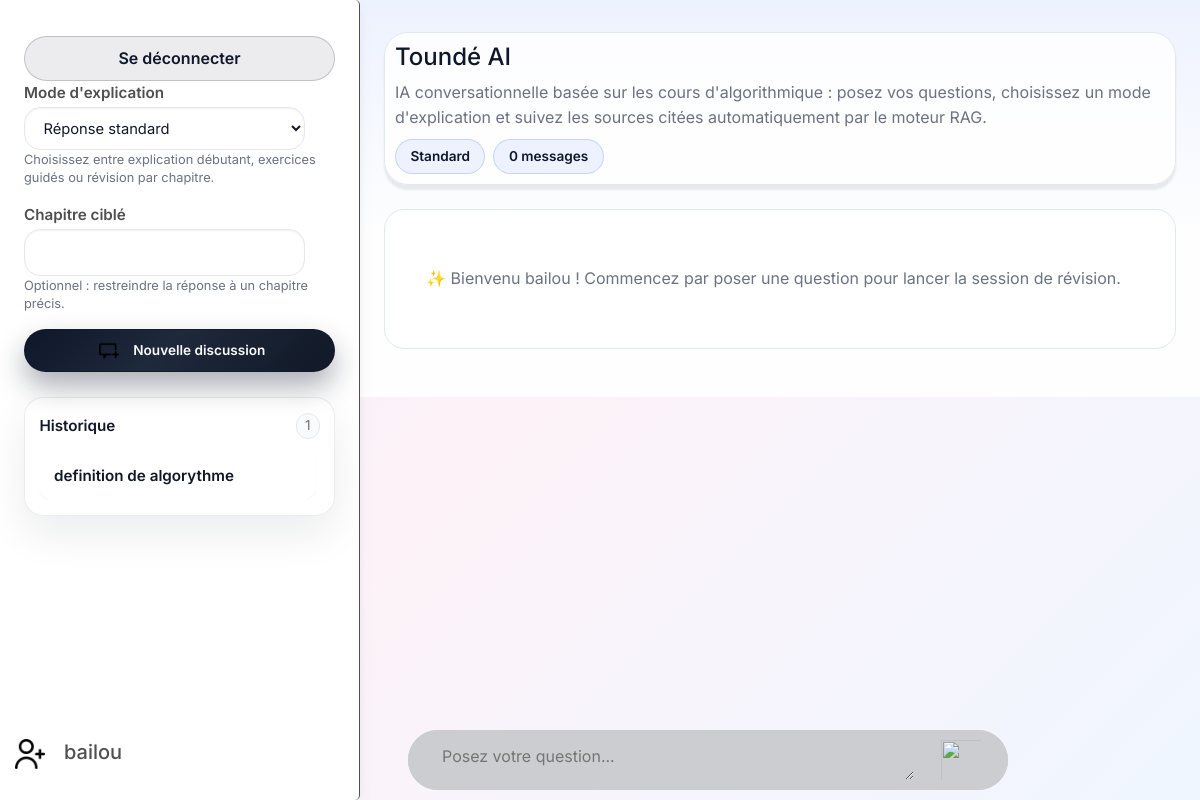
The app's page / (signed in), older data.
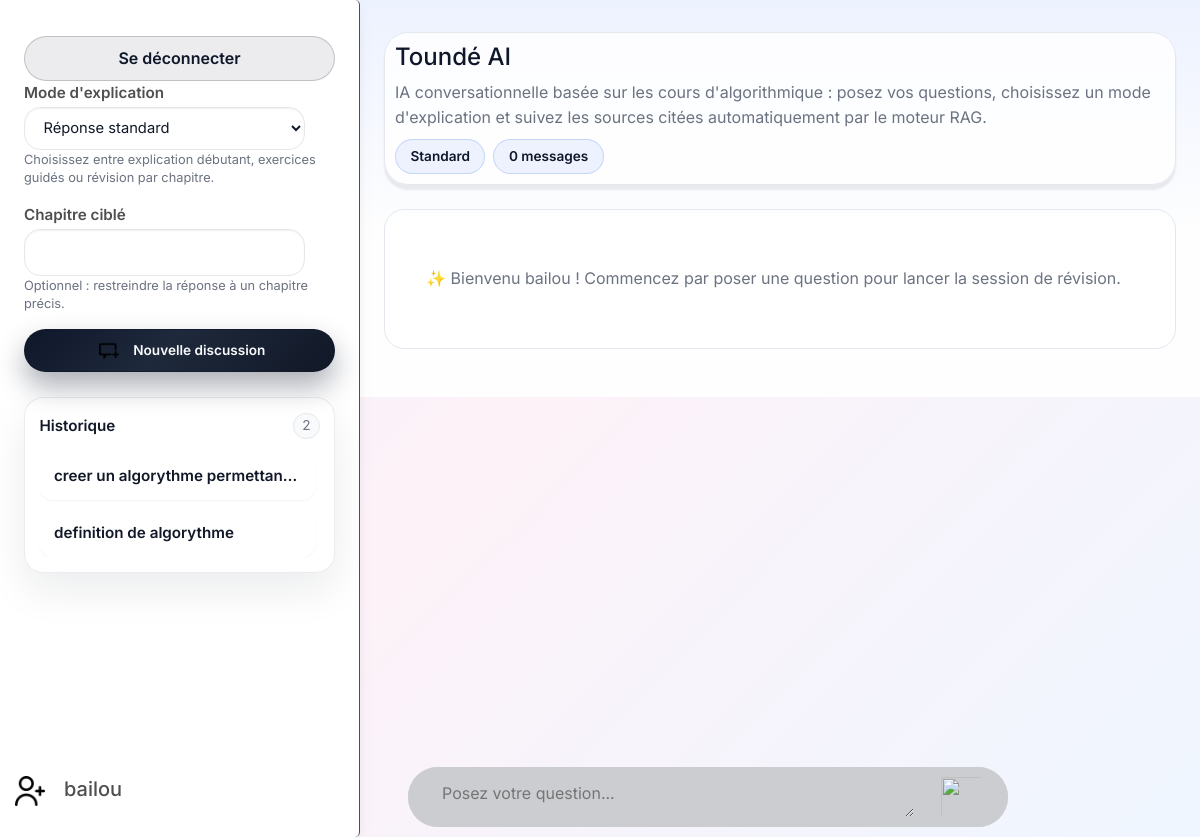
The same page, newer data.
### chatbot/models.py (models this page shows, shortened)
class Conversation(models.Model):
    class Mode(models.TextChoices):
        STANDARD = "standard", "Réponse standard"
        BEGINNER = "beginner", "Explication débutant"
        EXERCISE = "exercise", "Exercices générés"
        REVIEW = "review", "Révision par chapitre"
    id = models.UUIDField(primary_key=True, default=uuid.uuid4, editable=False)
    user = models.ForeignKey(
        settings.AUTH_USER_MODEL,
        on_delete=models.SET_NULL,
        null=True,
        blank=True,
        related_name="conversations",
    )
    mode = models.CharField(
        max_length=32,
        choices=Mode.choices,
        default=Mode.STANDARD,
    )
    me=models.ForeignKey(User,on_delete=models.CASCADE,related_name="me",null=True,blank=True,)
    title=models.CharField(max_length=256455,blank=True,null=True)
    chapter = models.CharField(max_length=128, blank=True)
    created_at = models.DateTimeField(auto_now_add=True)
    updated_at = models.DateTimeField(auto_now=True)
    class Meta:
        ordering = ["-updated_at"]

### chatbot/views.py (the view, shortened to what this page needs)
# urls.py: path("", views.chat_view, name="chat"),
def chat_view(request: HttpRequest) -> HttpResponse:
    form = QuestionForm(request.POST or None)
    conversation: Conversation | None = None
    if conversation is None:
        convo_id = request.session.get("conversation_id")
        if convo_id:
            conversation = Conversation.objects.filter(id=convo_id).first()
    chat_messages = (
        conversation.messages.select_related(None).prefetch_related("sources")
        if conversation
        else []
    )
    conv = Conversation.objects.all()
    mes_conv = _get_user_conversations(request.user)
    context = {
        "form": form,
        "conversation": conversation,
        "mes_conv": mes_conv,
        "chat_messages": chat_messages,
        "conv": conv,
    }
    return render(request, "chatbot/index.html", context)

### chatbot/forms.py (shortened to what this page needs)
class QuestionForm(forms.Form):
    question = forms.CharField(
        label="Votre question",
        widget=forms.Textarea(
            attrs={"class":"form-controls" ,"color":"white" ,"rows":1, "placeholder": "Posez votre question..."}
        ),
        max_length=2000,
    )
    mode = forms.ChoiceField(
        label="Mode",
        choices=Conversation.Mode.choices,
        initial=Conversation.Mode.STANDARD,
    )
    chapter = forms.CharField(
        label="Chapitre (optionnel)",
        required=False,
        max_length=128,
    )

### chatbot/views.py (called while the page is built)
def _get_user_conversations(user):
    if not user.is_authenticated:
        return []
    latest_messages = Prefetch(
        "messages",
        queryset=Message.objects.order_by("-created_at"),
        to_attr="recent_messages",
    )
    return (
        Conversation.objects.filter(user=user)
        .prefetch_related(latest_messages)
        .only("id", "title", "mode", "chapter", "updated_at")
    )

### chatbot/templates/chatbot/index.html (shortened to what this page needs)
<!DOCTYPE html>
{% load static chatbot_markdown %}
{% load static %}
<html lang="en">
<head>
    <link rel="stylesheet" href="{% static 'css/mdb.min.css'%}">
    <link rel="stylesheet" href="{% static 'chatbot/css/style.css' %}">
    <link rel="stylesheet" href="{% static 'css/style.css' %}">
</head>
<body id="body">
    {% include "nav.html" %}
    <div class="inv">
        {% include "toolbar.html" %}
    </div>
    <div class="boite card">
        <form method="post" action="{% url 'chatbot:chat' %}" class="input-add chat-form boite card d-flex" id="form" >
            <div class="row input-add">
                <div class="col input-add mt-1  ">
                    {{ form.question }}
                </div>
                <div class="col-auto p-1" >
                    <button class="validate" type="submit">
                        <img class="icon" style="width: 50px;height: 50px;" src="{% static 'icon/plan.png' %}" alt="">
                    </button>
                </div>
            </div>
        </form>
    </div>
    {% include 'railview.html' %}
    {% include 'page.html' %}
</body>
</html>

### chatbot/templates/nav.html (shortened to what this page needs)
{% load static %}
<link rel="stylesheet" href="{% static 'css/style.css' %}">

### chatbot/templates/toolbar.html (shortened to what this page needs)
{% load static %}
<link rel="stylesheet" href="{% static 'css/style.css' %}">
<diiv class="toolbar justify-content-center d-flex flex-column">
    <div class="row" style="background-color: white;">
        <div class="col-auto ms-1 menu">
        </div>
    </div>
</diiv>

### chatbot/templates/railview.html (shortened to what this page needs)
{% load static chatbot_markdown %}
{% load static %}
<div class="card railbar" data-spy="scroll" style="height: 100%;width: 30%;position: fixed;bottom:0;left: 0;top: 0;">
    <div class="card-body" style="position: relative; bottom: 0;">
        <div class="">
            {% if user.is_authenticated %}
            <div class="mb-3 d-flex fixed-bottom  bg-white" style="width: 28%;">
                <span>
                    <img class="icon" src="{% static 'icon/add_user.png' %}" alt="" id="menu" style=" margin: 10px;width: 40px;height: 40px;">
                </span>
                <h5 class="ms-1 mt-3">{{ request.user.username }}</h5>
            </div>
            <form method="post" action="{% url 'authentication:logout' %}" class="rail-logout-form">
                <button type="submit" class="logout-button">Se déconnecter</button>
            </form>
            {% else %}
            <div class="mb-3 ms-5 me-3 d-flex  fixed-bottom w-25 bg-white" style="width: 28%;">
                <a href="{% url 'authentication:login' %}">
                    <h3 class=" me-3" style="background-color: (--accent); ">S'inscrire</h3>
                </a>
            </div>
            {% endif %}
        </div>
        <form method="post" class="chat-form">
            <div class="field">
                <label for="{{ form.mode.id_for_label }}">Mode d'explication</label>
                {{ form.mode }}
                <small class="help-text">Choisissez entre explication débutant, exercices guidés ou révision par
                    chapitre.</small>
            </div>
            <div class="field">
                <label for="{{ form.chapter.id_for_label }}">Chapitre ciblé</label>
                {{ form.chapter }}
                <small class="help-text">Optionnel&nbsp;: restreindre la réponse à un chapitre précis.</small>
            </div>
        </form>
        <form method="post" action="{% url 'chatbot:new_conversation' %}" class="mt-3 conversation-cta">
            <button type="submit" class="chip action-chip" style="width:100%;justify-content:center;gap:0.6rem;">
                <img class="icon" src="{% static 'icon/nouvelle_d.png' %}" alt="Nouvelle discussion">
                Nouvelle discussion
            </button>
        </form>
        <div class="conversation-list rail-list" aria-label="Historique des conversations">
            <div class="conversation-list-header">
                <p class="list-label">Historique</p>
                {% if mes_conv %}
                    <span class="list-count">{{ mes_conv|length }}</span>
                {% endif %}
            </div>
            <div class="conversation-scroll">
                {% for convers in mes_conv %}
                    <a class="conversation-item {% if conversation and conversation.pk == convers.pk %}is-active{% endif %}"
                       href="{% url 'chatbot:message' convers.pk %}"
                       title="Ouvrir la discussion '{{ convers.title|default:'Sans titre' }}'">
                        <div class="conversation-content">
                            <span class="conversation-title">{{ convers.title|default:"Nouvelle question"|truncatechars:60 }}</span>
                        </div>
                    </a>
                {% empty %}
                    <div class="conversation-empty">
                        <img src="{% static 'icon/nouvelle_d.png' %}" alt="Pas de discussion" class="conversation-empty-icon">
                        <p>Il n'y a pas encore d'historique.</p>
                        <small>Lancez une première question pour remplir cette liste.</small>
                    </div>
                {% endfor %}
            </div>
        </div>
    </div>
</div>

### chatbot/templates/page.html (shortened to what this page needs)
{% load static chatbot_markdown %}
{% load static %}
<div class="box">
    <div class="shell">
        <header class="hero">
            <h1>Toundé AI</h1>
            <p>
                IA conversationnelle basée sur les cours d'algorithmique : posez vos questions, choisissez un mode
                d'explication et suivez les sources citées automatiquement par le moteur RAG.
            </p>
            <div class="hero-meta">
                <span class="chip" title="Mode courant">
                    {% if conversation %}
                        {{ conversation.get_mode_display|default:"Standard" }}
                    {% else %}
                        Standard
                    {% endif %}
                </span>
                <span class="chip" title="Messages conservés">
                    {{ chat_messages|length }} messages
                </span>
            </div>
        </header>
        <section class="panel">
            <div class="chat-stream" id="chat-stream">
                {% for msg in chat_messages %}
                    <article class="bubble {{ msg.role }}" id="result">
                        <header>
                            <span>{{ msg.get_role_display }}</span>
                            <span>{{ msg.created_at|date:"d/m/Y H:i" }}</span>
                        </header>
                        {% if msg.role == 'assistant' %}
                            <div class="markdown">{{ msg.content|render_markdown }}</div>
                        {% else %}
                            <p>{{ msg.content|linebreaks }}</p>
                        {% endif %}
                        {% with msg.sources.all as source_items %}
                            {% if source_items %}
                                <div class="sources-list">
                                    {% for source in source_items %}
                                        <div class="source-card">
                                            <span><strong>{{ source.title }}</strong></span>
                                            {% if source.path %}
                                                <span>{{ source.path|linebreaks }}</span>
                                            {% endif %}
                                            <div class="source-meta">
                                                {% if source.score %}<span>Score {{ source.score|floatformat:2 }}</span>{% endif %}
                                                {% if source.extra.chapter %}<span>Chapitre {{ source.extra.chapter }}</span>{% endif %}
                                                {% if source.extra.page %}<span>Page {{ source.extra.page }}</span>{% endif %}
                                            </div>
                                            {% if source.extra.tags %}
                                                <div class="tag-list">
                                                    {% for tag in source.extra.tags %}
                                                        <span class="tag">{{ tag }}</span>
                                                    {% endfor %}
                                                </div>
                                            {% endif %}
                                        </div>
                                    {% endfor %}
                                </div>
                            {% endif %}
                        {% endwith %}
                    </article>
                {% empty %}
                    {% if user.is_authenticated %}
                        <div class="empty-state hero">
                            ✨ Bienvenu {{ request.user.username }} ! Commencez par poser une question pour lancer la session de révision.
                        </div>
                    {% else %}
                        <div class="empty-state hero">
                            ✨ Commencez par poser une question pour lancer la session de révision.
                        </div>
                    {% endif %}
                {% endfor %}
            </div>
        </section>
    </div>
</div>

### chatbot/static/chatbot/css/style.css (style rules this page uses)
.form-controls { border-radius: 30px; border: none; padding: 10px; outline: none; color: rgb(0, 0, 0); vertical-align: middle; left: 0; width: 100%; text-decoration: rgb(0, 0, 0); background-color: transparent; top:0 ; }

### chatbot/static/css/style.css (style rules this page uses)
:root { --accent: #2563eb; --accent-muted: #dbeafe; --border-soft: #e5e7eb; --text-muted: #6b7280; --surface: #f9fafb; --panel: rgba(255, 255, 255, 0.85); --shadow-soft: 0 10px 30px rgba(15, 23, 42, 0.08); }
body { font-family: "Inter", system-ui, -apple-system, BlinkMacSystemFont, "Segoe UI", sans-serif; background: linear-gradient(135deg, #eef2ff 0%, #fdf2f8 45%, #eff6ff 100%); min-height: 100vh; color: #0f172a; }
.logout-form, .rail-logout-form { margin-top: 0.75rem; }
.logout-button { width: 100%; border: 1px solid rgba(15, 23, 42, 0.2); border-radius: 999px; padding: 0.55rem 0.9rem; background: rgba(15, 23, 42, 0.08); color: #0f172a; font-weight: 600; cursor: pointer; transition: background 0.15s ease; }
.drawer .field select, .drawer .field input, .drawer .field textarea, .railbar .field select, .railbar .field input, .railbar .field textarea { background: rgba(255, 255, 255, 0.95); border: 1px solid var(--border-soft); border-radius: 16px; padding: 0.65rem 0.9rem; font-size: 0.92rem; color: #111827; box-shadow: inset 0 1px 2px rgba(15, 23, 42, 0.06); }
.drawer .help-text, .railbar .help-text { color: var(--text-muted); font-size: 0.8rem; }
.chip { display: inline-flex; align-items: center; gap: 0.35rem; padding: 0.35rem 0.9rem; border-radius: 999px; border: 1px solid rgba(37, 99, 235, 0.2); background: rgba(37, 99, 235, 0.08); font-weight: 600; }
.action-chip { background: linear-gradient(135deg, #0f172a, #1e293b 45%, #111827 100%); color: #f8fafc; border: 1px solid rgba(15, 23, 42, 0.6); box-shadow: 0 14px 28px rgba(15, 23, 42, 0.35); width: 100%; justify-content: center; transition: transform 0.15s ease, box-shadow 0.15s ease; }
.conversation-list { margin-top: 1.5rem; display: flex; flex-direction: column; gap: 0.75rem; padding: 0.9rem; border-radius: 1rem; border: 1px solid rgba(15, 23, 42, 0.05); background: rgba(249, 250, 251, 0.85); }
.conversation-list-header { display: flex; align-items: center; justify-content: space-between; gap: 0.5rem; }
.list-label { font-size: 0.95rem; font-weight: 600; color: #111827; margin: 0; }
.list-count { padding: 0.1rem 0.5rem; border-radius: 999px; background: var(--surface); border: 1px solid var(--border-soft); font-size: 0.85rem; color: var(--text-muted); }
.conversation-scroll { max-height: 320px; overflow-y: auto; display: flex; flex-direction: column; gap: 0.5rem; padding-right: 0.2rem; }
.conversation-item { display: flex; align-items: flex-start; gap: 0.8rem; padding: 0.85rem; border-radius: 0.9rem; border: 1px solid transparent; background: rgba(255, 255, 255, 0.95); box-shadow: 0 1px 2px rgba(15, 23, 42, 0.05); text-decoration: none; color: inherit; transition: all 0.2s ease; overflow: hidden; }
.conversation-content { flex: 1; min-width: 0; }
.conversation-title { font-weight: 600; font-size: 0.95rem; color: #111827; line-height: 1.3; display: -webkit-box; -webkit-line-clamp: 1; -webkit-box-orient: vertical; overflow: hidden; }
.rail-list .conversation-scroll { max-height: calc(100vh - 380px); }
.rail-list { background: rgba(255, 255, 255, 0.9); border-radius: 1.2rem; border: 1px solid rgba(15, 23, 42, 0.08); box-shadow: 0 18px 40px rgba(15, 23, 42, 0.08); }
@media (orientation: landscape) { .validate { border: none; background-color: transparent; height: 100%; justify-content: center; vertical-align: middle; } }
@media (orientation: landscape) { .railbar { border-radius: 0; border-bottom-right-radius: 5px; border-top-right-radius: 5px; box-shadow: 1px; border-top: 0; border-right: 1px; overflow-x: hidden; padding-bottom: 20%; border-style: solid; overflow-y: auto; scroll-behavior: smooth; } }
@media (orientation: landscape) { .menu { visibility: visible; width: 40px; height: 40px; } }
@media (orientation: landscape) { .icon { width: 30px; height: 30px; padding: 5px; } }

Row changes from the older to the newer data that the page shows:
added Conversation: title "creer un algorythme…"
Text that changed along with them:
{{ mes_conv|length }}: "1" → "2"
